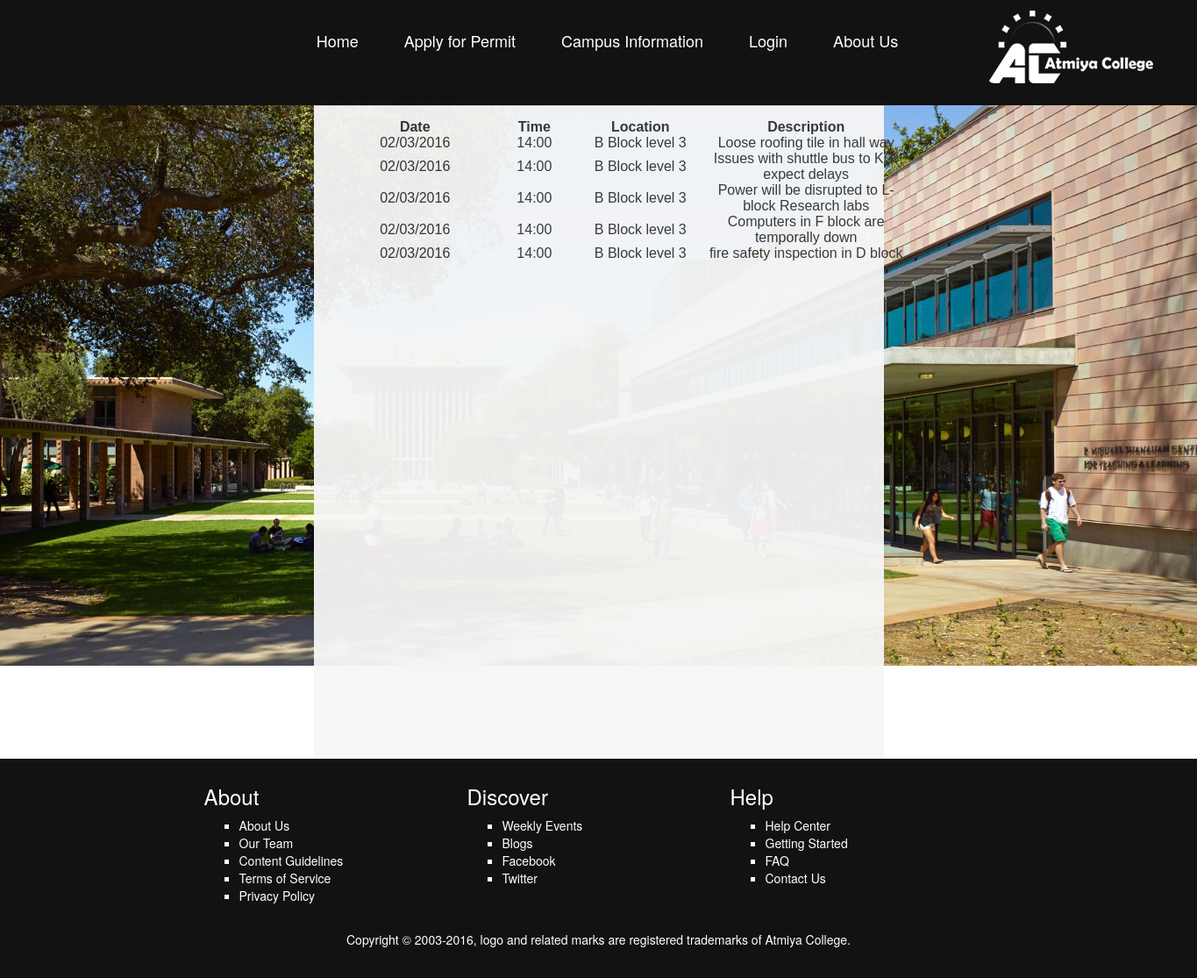
/notifications/, run on the app's committed database.
### tables this page shows
CREATE TABLE healthAndSafetyIssues (Issue_Number INTEGER PRIMARY KEY NOT NULL, Date text, Time text, Person_Name text, Department text, Description text, Supervisor text, Place_in_campus text, Resolution_Date text, Resolution_Time text, Resolution_Description text);

### views.py (the view)
@app.route('/notifications/')
def notifications():
	return render_template("notifications.html", info = getHeaderInfo())

### db.py (called while the page is built)
    def retrieveAll(self, table):
        cursor = self._db.execute('select * from {} '.format(table))
        entries = []
        try:
            for row in cursor:
                entries.append(dict(row))
        except:
            pass
        return entries

    def close(self):
        self._db.close()
        del self.filename

### lookup.py (called while the page is built)
def getHealthIssues():
    data = db.Database(filename="IFB299.db")
    res = data.retrieveAll("healthAndSafetyIssues")
    data.close()
    return res

def getUrgentHealthIssues():
    issues = getHealthIssues()
    urgent = []
    for issue in issues:
        if issue['Resolution_Date'] == None:
            urgent.append(issue)
    return urgent

### views.py (called while the page is built)
def getHeaderInfo():
    loggedIn = getLoggedIn()
    info = dict(loggedIn=False, admin=False, issues=[])
    info['loggedIn'] = loggedIn['loggedIn']
    info['admin'] = loggedIn['admin']
    info['issues'] = getUrgentHealthIssues()
    info['numIssues'] = len(info['issues'])
    return info

def getLoggedIn():
    status = dict(loggedIn=False,admin=False)
    if 'logged_in' in session:
        status['loggedIn'] = True
        if session['admin']:
            status['admin'] = True
    return status

### templates/notifications.html (shortened to what this page needs)
<html>
	<head>
		<link rel="stylesheet" type=text/css href="{{ url_for('static', filename='style.css') }}">
	</head>
	<body>
		<div id="header">
			{% include 'header.html' %}
		</div>
		<div class="wrapper">
			<div id="Content" class ="notificationsImage">
				<div id="aboutcontent">
					<table>
						<tr>
				    		<th style="width:30px; text-align: center;">Date</th>
				    		<th style="width:30px; text-align: center;">Time</th>
				    		<th style="width:50px; text-align: center;">Location</th>
				    		<th style="width:100px; text-align: center;">Description</th>
						</tr>
						{% for issue in info['issues'] %}
							<tr>
								<td style="text-align: center;">{{issue['Date']}}</td>
								<td style="text-align: center;">{{issue['Time']}}</td>
								<td style="text-align: center;">{{issue['Place_in_campus']}}</td>
								<td style="text-align: center;">{{issue['Description']}}</td>
							</tr>
						{% endfor %}
					</table>
				</div>
			</div>
		</div>
		<footer>
			{% include 'footer.html' %}
		</footer>
	</body>
</html>

### templates/header.html (shortened to what this page needs)
<head>
    <link rel="stylesheet" type=text/css href="{{ url_for('static', filename='bootstrap.min.css') }}">
</head>
<div class="headImage">
    <img src="../static/atmiyalogo.png" id="collegeLogo">
</div>
<div id='nav'>
    <div class='nav-wrap'>
        <br/>
        <ul>
            <li><a href="{{ url_for('index') }}">Home</a></li>
            <li>
                {% if info['loggedIn'] and not info['admin'] %}
                    <a href="{{ url_for('application') }}" class="dropbtn">Apply for Permit</a>
                {% elif info['loggedIn'] and info['admin'] %}
                {% else %}
                    <a href="{{ url_for('visitor') }}">Apply for Permit</a>
                {% endif %}
            </li>
            <li class="dropdown">
                <a href="#" class="dropbtn">Campus Information</a>
            </li>
            {% if info['loggedIn'] and info['admin'] %}
                <li><a href="{{ url_for('admin') }}">Admin</a></li>
            {% elif info['loggedIn'] %}
                <li><a href="{{ url_for('profile') }}">Profile</a></li>
            {% else %}
                <li><a href="{{ url_for('login') }}">Login</a></li>
            {% endif %}
            <li class="dropdown">
                <a href="#" class="dropbtn">About Us</a>
            </li>
        </ul>
    </div>
</div>

### templates/footer.html
<div class="homePage">
    <section id="footerinfo">
        <header>
            <h3>About</h3>
        </header>
        <ul>
            <li><a href="/about">About Us</a></li>
            <li><a href="/team">Our Team</a></li>
            <li><a href="#">Content Guidelines</a></li>
            <li><a href="#">Terms of Service</a></li>
            <li><a href="#">Privacy Policy</a></li>
        </ul>
    </section>
    <section id="footerinfo">
        <header>
            <h3>Discover</h3>
        </header>
        <ul>
            <li><a href="#">Weekly Events</a></li>
            <li><a href="#">Blogs</a></li>
            <li><a href="#">Facebook</a></li>
            <li><a href="#">Twitter</a></li>
        </ul>
    </section>
    <section id="footerinfo">
        <header>
            <h3>Help</h3>
        </header>
        <ul>
            <li><a href="/visitor">Help Center</a></li>
            <li><a href="#">Getting Started</a></li>
            <li><a href="/faq">FAQ</a></li>
            <li><a href="/contactus">Contact Us</a></li>
        </ul>
    </section>
</div>
<div>
    <br/>
    <p> Copyright &copy; 2003&#45;2016, logo and related marks are registered trademarks of Atmiya College.</p>
</div>

### static/style.css (style rules this page uses)
.wrapper { min-height: 95%; height: auto !important; height: 100%; margin: 0 auto -155px; }
.headImage { position:relative; vertical-align: middle; display: inline-block; text-align:center; float: right; Z-index: 500; margin: 0 auto; }
#header { border-radius: 8px; margin: 0 auto; }
#collegeLogo { border-radius: 8px; margin: 0 auto; margin-right: 50px; margin-top: 12px; }
#content { position: relative; }
body { background-color:white; font: 13px/22px Helvetica, Arial, sans-serif; height:100%; margin:0; padding:0; }
table { width:650px; }
#aboutcontent { width: 650px; margin-top: 20px; border-top: 1px solid #d7d7d7; margin: 0 auto; padding: 25px; padding-top: 15px; position: relative; font: 13px/22px Helvetica, Arial, sans-serif; background: #f6f6f6; opacity: .95; height: 900px; }
#nav { position: relative; text-align: center; left: 0; height: 120px; background: #121212; vertical-align: text-top; }
#nav .nav-wrap { position: relative; float: left; left: 50%; }
#nav ul { position: relative; float: left; left: -50%; text-align: center; }
#nav li a, .dropbtn { display: inline-block; color: #121212; text-align: center; padding: 14px 16px; text-decoration: none; }
li.dropdown { display: inline-block; }
#nav ul { margin: 0 auto; list-style: none; }
#nav ul li { float: left; color: #fff; display: block; }
#nav ul li a { display: block; margin-right: 20px; font-size: 18px; text-align: center; text-decoration: none; color: #fff; }
footer { left: 0; background: #121212; margin: 0 auto; padding: 10px; bottom:0; position:relative; left:0; bottom:0;left:0;right:0;height:200px; height: 250px; }
footer div { display: table; margin: 0 auto; color: #fff; }
footer div section { display: table-cell; width: 300px; }
footer h3 { color: #FFF; }
footer a { color: white; }
footer ul { list-style: square; color: #fff; }
footer ul li a { display: block; }
.notificationsImage { background-image: url("../static/notifications.jpg"); background-repeat: repeat-x; background-position: left top; background-size: 100%; }

### data on the page
healthAndSafetyIssues: Date "02/03/2016", Time "14:00", Place_in_campus "B Block level 3", Description "Loose roofing tile in hall way"
healthAndSafetyIssues: Date "02/03/2016", Time "14:00", Place_in_campus "B Block level 3", Description "Issues with shuttle bus to KG, expect delays"
healthAndSafetyIssues: Date "02/03/2016", Time "14:00", Place_in_campus "B Block level 3", Description "Power will be disrupted to L-block Research labs"
healthAndSafetyIssues: Date "02/03/2016", Time "14:00", Place_in_campus "B Block level 3", Description "Computers in F block are temporally down"
healthAndSafetyIssues: Date "02/03/2016", Time "14:00", Place_in_campus "B Block level 3", Description "fire safety inspection in D block"
